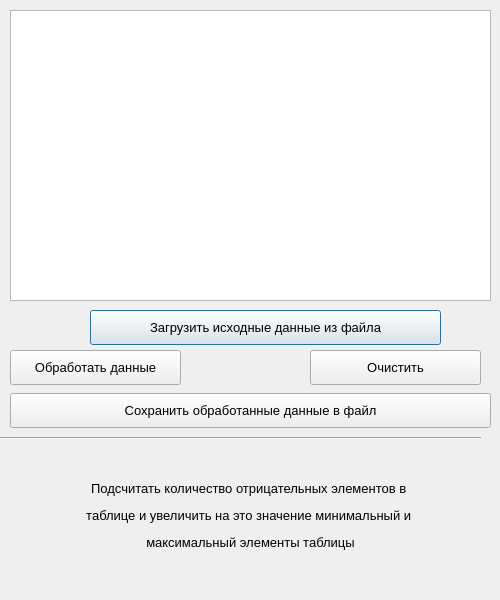
<?xml version="1.0" encoding="UTF-8"?>
<ui version="4.0">
 <class>Dialog</class>
 <widget class="QDialog" name="Dialog">
  <property name="geometry">
   <rect>
    <x>0</x>
    <y>0</y>
    <width>500</width>
    <height>600</height>
   </rect>
  </property>
  <property name="minimumSize">
   <size>
    <width>500</width>
    <height>600</height>
   </size>
  </property>
  <property name="maximumSize">
   <size>
    <width>500</width>
    <height>600</height>
   </size>
  </property>
  <property name="windowTitle">
   <string>Dialog</string>
  </property>
  <widget class="QPlainTextEdit" name="plainTextEdit">
   <property name="geometry">
    <rect>
     <x>10</x>
     <y>10</y>
     <width>481</width>
     <height>291</height>
    </rect>
   </property>
   <property name="font">
    <font>
     <family>Segoe UI</family>
     <pointsize>10</pointsize>
    </font>
   </property>
  </widget>
  <widget class="QPushButton" name="btn_upload_data">
   <property name="geometry">
    <rect>
     <x>90</x>
     <y>310</y>
     <width>351</width>
     <height>35</height>
    </rect>
   </property>
   <property name="font">
    <font>
     <family>Segoe UI</family>
     <pointsize>10</pointsize>
    </font>
   </property>
   <property name="text">
    <string>Загрузить исходные данные из файла</string>
   </property>
  </widget>
  <widget class="QPushButton" name="btn_process_data">
   <property name="geometry">
    <rect>
     <x>10</x>
     <y>350</y>
     <width>171</width>
     <height>35</height>
    </rect>
   </property>
   <property name="font">
    <font>
     <family>Segoe UI</family>
     <pointsize>10</pointsize>
    </font>
   </property>
   <property name="text">
    <string>Обработать данные</string>
   </property>
  </widget>
  <widget class="QPushButton" name="btn_clear">
   <property name="geometry">
    <rect>
     <x>310</x>
     <y>350</y>
     <width>171</width>
     <height>35</height>
    </rect>
   </property>
   <property name="font">
    <font>
     <family>Segoe UI</family>
     <pointsize>10</pointsize>
    </font>
   </property>
   <property name="text">
    <string>Очистить</string>
   </property>
  </widget>
  <widget class="QPushButton" name="btn_save_data">
   <property name="geometry">
    <rect>
     <x>10</x>
     <y>393</y>
     <width>481</width>
     <height>35</height>
    </rect>
   </property>
   <property name="font">
    <font>
     <family>Segoe UI</family>
     <pointsize>10</pointsize>
    </font>
   </property>
   <property name="text">
    <string>Сохранить обработанные данные в файл</string>
   </property>
  </widget>
  <widget class="QLabel" name="label_task_1">
   <property name="geometry">
    <rect>
     <x>10</x>
     <y>440</y>
     <width>481</width>
     <height>151</height>
    </rect>
   </property>
   <property name="font">
    <font>
     <family>Segoe UI</family>
     <pointsize>10</pointsize>
    </font>
   </property>
   <property name="text">
    <string>&lt;html&gt;&lt;head/&gt;&lt;body&gt;&lt;p align=&quot;center&quot;&gt;Подсчитать количество отрицательных элементов в &lt;/p&gt;&lt;p align=&quot;center&quot;&gt;таблице и увеличить на это значение минимальный и &lt;/p&gt;&lt;p align=&quot;center&quot;&gt;максимальный элементы таблицы&lt;/p&gt;&lt;/body&gt;&lt;/html&gt;</string>
   </property>
  </widget>
  <widget class="Line" name="line">
   <property name="geometry">
    <rect>
     <x>0</x>
     <y>430</y>
     <width>481</width>
     <height>16</height>
    </rect>
   </property>
   <property name="orientation">
    <enum>Qt::Horizontal</enum>
   </property>
  </widget>
 </widget>
 <resources/>
 <connections/>
</ui>
